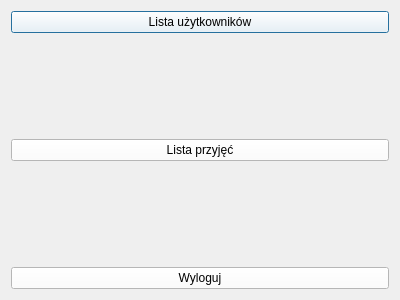
<?xml version="1.0" encoding="UTF-8"?>
<ui version="4.0">
 <class>Administrator</class>
 <widget class="QDialog" name="Administrator">
  <property name="geometry">
   <rect>
    <x>0</x>
    <y>0</y>
    <width>400</width>
    <height>300</height>
   </rect>
  </property>
  <property name="windowTitle">
   <string>Dialog</string>
  </property>
  <layout class="QVBoxLayout" name="verticalLayout">
   <item>
    <widget class="QPushButton" name="Konta">
     <property name="styleSheet">
      <string notr="true">background-color:white;</string>
     </property>
     <property name="text">
      <string>Lista użytkowników</string>
     </property>
    </widget>
   </item>
   <item>
    <spacer name="verticalSpacer">
     <property name="orientation">
      <enum>Qt::Vertical</enum>
     </property>
     <property name="sizeHint" stdset="0">
      <size>
       <width>20</width>
       <height>40</height>
      </size>
     </property>
    </spacer>
   </item>
   <item>
    <widget class="QPushButton" name="Przyjecia">
     <property name="styleSheet">
      <string notr="true">background-color:white;</string>
     </property>
     <property name="text">
      <string>Lista przyjęć</string>
     </property>
    </widget>
   </item>
   <item>
    <spacer name="verticalSpacer_2">
     <property name="orientation">
      <enum>Qt::Vertical</enum>
     </property>
     <property name="sizeHint" stdset="0">
      <size>
       <width>20</width>
       <height>40</height>
      </size>
     </property>
    </spacer>
   </item>
   <item>
    <widget class="QPushButton" name="Wyloguj">
     <property name="styleSheet">
      <string notr="true">background-color:white;</string>
     </property>
     <property name="text">
      <string>Wyloguj</string>
     </property>
    </widget>
   </item>
  </layout>
 </widget>
 <resources/>
 <connections/>
</ui>
